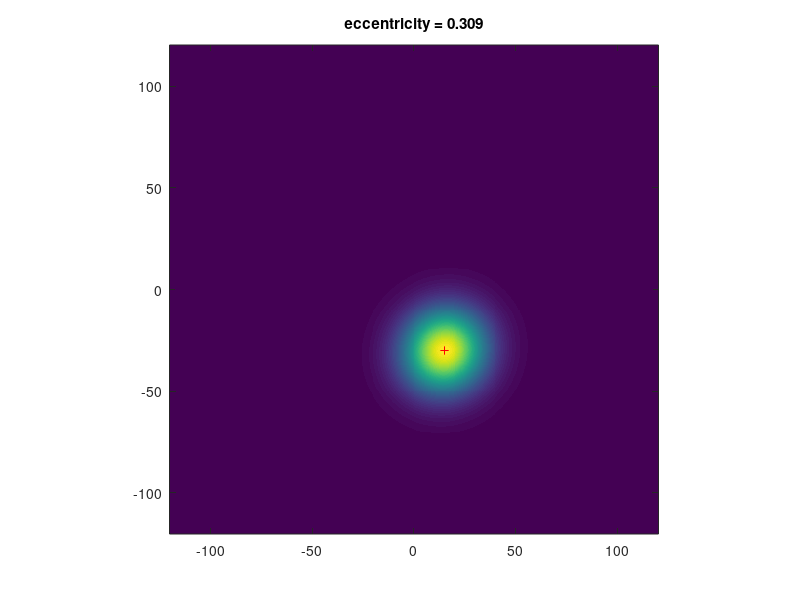

Reproduce this figure in MATLAB. (Note: this script raises an error after producing the figure.)


clear
% n_reps = 32 random bootstrap centerings of RF 

% this script computes the effective contrast of a radon bar protocol and a
% checkerboard protocol

% this script also demonstrates the use of tools.artificalRadon 

X = linspace(-120,120,501); % image coordinates 
[gx,gy] = meshgrid(X);    % pixel grid


% equation of a 2D Elliptical Gaussian RF. 
% p[1] = center (x), p[2] = center (y), p[3] = radius
gauss_2d = @(x,y,p) exp( -( ((x-p(1))/p(3)).^2 + ...
                            ((y-p(2))/p(4)).^2 + p(5) * ... 
                            ((x-p(1)).*(y-p(2))/(p(3)*p(4))) )); 

par = [15 -30 20 20 -0.1];
% ellipse_RF - elliptical gaussian
ellipse_RF = gauss_2d(gx,gy,par);

v_ = @(x) x(:); % column vector-ifier

dA = mean(diff(X)).^2; % size of a single pixel of DoG_RF

% Show RF map
figure(1), clf
imagesc(X,X,ellipse_RF)
axis image xy

hold on, plot(par(1),par(2),'r+')

% When the conic section is given in the general quadratic form
% A x2 + B xy + C y2 + Dx + Ey + F = 0

A = par(3)^-2;
B = par(5)./par(4)./par(3);
C = par(4)^-2;
F = -1;
D = 0;
E = 0;

% The following formula gives the eccentricity e if the conic section is
% not a parabola (which has eccentricity equal to 1), 
% not a degenerate hyperbola or degenerate ellipse, 
% and not an imaginary ellipse: 

eta = -sign(det( [A B/2 D/2 ; B/2 C E/2; D/2 E/2 F] )); 
ecc = sqrt( 2*sqrt((A-C)^2 + B^2) / ( eta*(A+C) + sqrt((A-C)^2+B^2) ));
disp(ecc)
title(sprintf('eccentricity = %0.3f', ecc))

%% generate synthetic radon data from elliptical RF

w_value = 8; % feature size to look at 
rdat = tools.artificalRadon(ellipse_RF,X,'width',w_value); % ,'no-figure');

%% Generate and view gauss fit to elliptical radon data

figure(2), clf reset
gm = analysis.fitGaussianModel(rdat,'-ellipse','-nG',1);
disp(gm.gauss_eccentricity)

figure(3), plots.gaussianModel(rdat, gm)

% The fitted eccentricity doesn't look like it's exactly the same as the
% input eccentricity, not sure why this is but could have something to do
% with the bar width. 

%%

error TODO_generate_calibration_curve

% This is left as an exercise to the perfectly capable student
% 
% idea: 
% 
% in a loop, generate a bunch of different random RFs with eccentricity
% 0.01, 0.1, 0.2, ... 0.99. 
% make sure to get different radii and center positions of the RF
% 
% generate the simulated radon and fitted gauss model 
% 
% plot RF input eccentricity (determined from A, B, and C) and fitted
% eccentricity (gm.gauss_eccentricity) 

